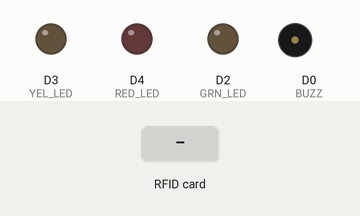
This sketch was run on a simulated ESP8266 (NodeMCU). On the bench: output pins drawn as LEDs (lit = HIGH), buzzer (waves = sounding). The inputs (shaded band) are chosen by the test bench. WiFi joins after 1.5 s; servers stay silent unless stated; no MQTT or app messages arrive unless stated; what the sketch prints to the serial monitor is not drawn.

Above: at 2.7 s.
2.8 s: RFID card 04 DC 06 E2 90 5B 84 held to the reader
At 4.6 s:
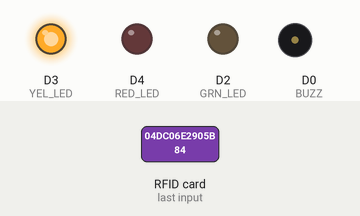
8.7 s: RFID card 04 B5 06 E2 90 5B 84 held to the reader
At 8.92 s:
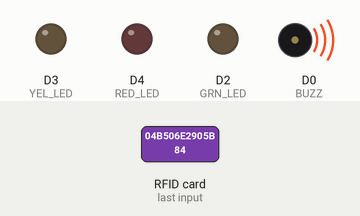
13.2 s: RFID card 04 E1 06 E2 90 5B 84 held to the reader
At 15.4 s:
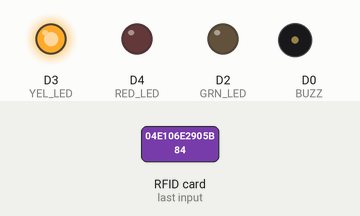
Timing chart, 0 to 18.7 s (numbered marks = the images above; inputs shaded):
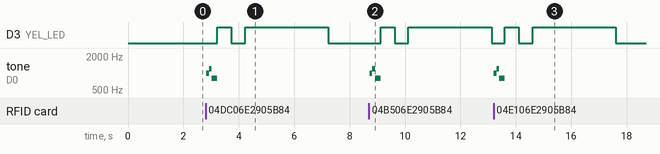

The sketch:

Poepjesscanner.ino
```cpp
const char *NAME = "PoepScanner";
const char *TOPIC = "poep"; //HB
const char *SIGNTOPIC = "SIGN/PoepScanner";

#include <SPI.h>
#include <MFRC522.h>

#define RST_PIN         5           //  d1
#define SS_PIN          15          //  d8
#define GRN_LED         4           //  d2
#define YEL_LED         0           //  d3
#define RED_LED         2           //  d4
#define BUZZ            16          //  d0

int num = 0;

MFRC522 mfrc522(SS_PIN, RST_PIN);   // Create MFRC522 instance.

MFRC522::MIFARE_Key key;

String correct[] = { "04 DC 06 E2 90 5B 84",
                     "04 B5 06 E2 90 5B 84",
                     "04 E1 06 E2 90 5B 84",
                     "04 E5 07 E2 90 5B 84",
                     "04 D2 06 E2 90 5B 84",
                     "04 C7 04 E2 90 5B 84",
                     "04 CB 05 E2 90 5B 84",
                     "04 D7 06 E2 90 5B 84",
                     "04 C2 04 E2 90 5B 84",
                     "04 BD 04 E2 90 5B 84",
                     "04 B9 05 E2 90 5B 84",
                     "04 EA 07 E2 90 5B 84"
                   };

bool tSolved[4], kSolved[3], hSolved[5];
String readID = "";
unsigned long curr, start;
int count = 0;

void setupESP() {
  SPI.begin();        // Init SPI bus
  mfrc522.PCD_Init(); // Init MFRC522 card

  for (byte i = 0; i < 6; i++) {
    key.keyByte[i] = 0xFF;
  }

  dump_byte_array(key.keyByte, MFRC522::MF_KEY_SIZE);

  //init buzzer
  pinMode(BUZZ, OUTPUT);
  noTone(BUZZ);


  //init leds
  pinMode(RED_LED, OUTPUT);
  pinMode(YEL_LED, OUTPUT);
  pinMode(GRN_LED, OUTPUT);
  digitalWrite(RED_LED, LOW);
  digitalWrite(YEL_LED, LOW);
  digitalWrite(GRN_LED, LOW);

  //Set all bools to false
  for (int x = 0; x < 5; x++) {
    hSolved[x] = false;
  }

  for (int i = 0; i < 4; ++i) {
    tSolved[i] = false;

  }
  for (int j = 0; j < 3; j++) {
    kSolved[j] = false;
  }
}

void loopESP() {
  curr = millis();
  if (mfrc522.PICC_IsNewCardPresent() && mfrc522.PICC_ReadCardSerial()) {
    Serial.print("UID tag :");
    String readID = "";
    String currID = "";
    byte letter;
    for (byte i = 0; i < mfrc522.uid.size; i++)
    {
      Serial.print(mfrc522.uid.uidByte[i] < 0x10 ? " 0" : " ");
      Serial.print(mfrc522.uid.uidByte[i], HEX);
      currID.concat(String(mfrc522.uid.uidByte[i] < 0x10 ? " 0" : " "));
      currID.concat(String(mfrc522.uid.uidByte[i], HEX));
    }

    Serial.println();
    Serial.print("Message : ");
    currID.toUpperCase();

    if (currID.substring(1) != readID.substring(1))
    {
      readID = currID;

      for (int x = 0; x < 12; ++x) {
        if (readID.substring(1) == correct[x]) {
          if (x < 4) {
            num = 1;                      //  groen
          } else if (x >= 4 && x < 8) {
            num = 2;                      //  geel
          } else if (x >= 8) {
            num = 0;                      //  rood
          }
          // num = round(random(0, 2));
          blink_led(num);
          count++;
          //Send data to broker
          if (count == 12) {
            count = 0;
          }
          sendMsg(count);
        }
      }
    }
    //  Master Key
    if (readID.substring(1) == "C9 CE 7F 00")
    {
      digitalWrite(GRN_LED, HIGH);
      digitalWrite(YEL_LED, HIGH);
      digitalWrite(RED_LED, HIGH);
      tone(BUZZ, 800);
      delay(500);
      digitalWrite(GRN_LED, LOW);
      digitalWrite(YEL_LED, LOW);
      digitalWrite(RED_LED, LOW);
      noTone(BUZZ);
      delay(500);
      tone(BUZZ, 300);
      digitalWrite(GRN_LED, HIGH);
      digitalWrite(YEL_LED, HIGH);
      digitalWrite(RED_LED, HIGH);
      delay(1000);
      digitalWrite(GRN_LED, LOW);
      digitalWrite(YEL_LED, LOW);
      digitalWrite(RED_LED, LOW);
      noTone(BUZZ);
      count = 0;
      delay(1000);

    }
  }
}

void callbackESP(char* topic, byte * payload) {

}


void blink_led(int _c) {

  tone(BUZZ, 1000);
  delay(100);
  tone(BUZZ, 1200);
  delay(100);
  tone(BUZZ, 800);
  delay(200);
  noTone(BUZZ);

  if (_c == 0) {

    digitalWrite (GRN_LED, HIGH);
    delay(500);
    digitalWrite (GRN_LED, LOW);
    delay(500);
    digitalWrite (GRN_LED, HIGH);
    delay(3000);
    digitalWrite (GRN_LED, LOW);
  }

  if (_c == 1)
  {

    digitalWrite (YEL_LED, HIGH);
    delay(500);
    digitalWrite (YEL_LED, LOW);
    delay(500);
    digitalWrite (YEL_LED, HIGH);
    delay(3000);
    digitalWrite (YEL_LED, LOW);

  }
  if (_c == 2)
  {

    digitalWrite (RED_LED, HIGH);
    delay(500);
    digitalWrite (RED_LED, LOW);
    delay(500);
    digitalWrite (RED_LED, HIGH);
    delay(3000);
    digitalWrite (RED_LED, LOW);
  }


}

void dump_byte_array(byte *buffer, byte bufferSize) {
  for (byte i = 0; i < bufferSize; i++) {
    Serial.print(buffer[i] < 0x10 ? " 0" : " ");
    Serial.print(buffer[i], HEX);
  }
}
```

VrijstaatBasis.ino
```cpp
#include <ESP8266WiFi.h>
#include <PubSubClient.h>
#include <ArduinoOTA.h>

const char *ssid =  "Vrijstaat";     // change according to your Network - cannot be longer than 32 characters!
const char *pass =  "vrijstaat"; // change according to your Network
const char *mqtt_server = "192.168.178.40";

const char *SIGNTOP = "SIGN";
long lastMsg = 0;
char msg[50];

WiFiClient espClient;
PubSubClient client(espClient);

void setup() {
  setupESP();

  Serial.begin(115200);    // Initialize serial communications
  Serial.println(NAME);

  WiFi.begin(ssid, pass);
  ArduinoOTA.setHostname(NAME);
  client.setServer(mqtt_server, 1883);
  client.setCallback(callback);

  while ((WiFi.status() != WL_CONNECTED)) {
    delay(500);
    Serial.print(".");
  }
  Serial.println(F("WiFi connected"));
  ArduinoOTA.onStart([]() {
    String type;
    if (ArduinoOTA.getCommand() == U_FLASH) {
      type = "sketch";
    } else { // U_SPIFFS
      type = "filesystem";
    }

    // NOTE: if updating SPIFFS this would be the place to unmount SPIFFS using SPIFFS.end()
    Serial.println("Start updating " + type);
  });
  ArduinoOTA.onEnd([]() {
    Serial.println("\nEnd");
  });
  ArduinoOTA.onProgress([](unsigned int progress, unsigned int total) {
    Serial.printf("Progress: %u%%\r", (progress / (total / 100)));
  });
  ArduinoOTA.onError([](ota_error_t error) {
    Serial.printf("Error[%u]: ", error);
    if (error == OTA_AUTH_ERROR) {
      Serial.println("Auth Failed");
    } else if (error == OTA_BEGIN_ERROR) {
      Serial.println("Begin Failed");
    } else if (error == OTA_CONNECT_ERROR) {
      Serial.println("Connect Failed");
    } else if (error == OTA_RECEIVE_ERROR) {
      Serial.println("Receive Failed");
    } else if (error == OTA_END_ERROR) {
      Serial.println("End Failed");
    }
  });
  ArduinoOTA.begin();
  Serial.print("IP address: ");
  Serial.println(WiFi.localIP());
}

void loop() {
  ArduinoOTA.handle();
  if (!client.connected()) {
    reconnect();
  }

  client.loop();
  loopESP();
}

void sendMsg(int ms) {
  snprintf (msg, 75, "#%ld", ms);
  Serial.print("Publish message: ");
  Serial.println(msg);
  client.publish(TOPIC, msg);
}

void sendStr(const char *ms) {
  Serial.print("Publish message: ");
  Serial.println(ms);
  client.publish(TOPIC, ms);
}

void Sign(const char *ms) {
  Serial.println(ms);
  client.publish(SIGNTOPIC, ms);
}

void reconnect() {
  // Loop until we're reconnected
  while (!client.connected()) {
    Serial.print("Attempting MQTT connection...");
    // Attempt to connect
    if (client.connect(NAME)) {
      Serial.println("connected");
      // Once connected, publish an announcement...
      Sign("0");
      // ... and resubscribe
      client.subscribe(TOPIC);
      client.subscribe(SIGNTOPIC);
      client.subscribe(SIGNTOP);
    } else {
      Serial.print("failed, rc=");
      Serial.print(client.state());
      Serial.println(" try again in 5 seconds");
      // Wait 5 seconds before retrying
      delay(5000);
    }
  }
}

void callback(char* topic, byte * payload, unsigned int length) {
  Serial.print(topic);
  Serial.print("] ");
  Serial.println((char*)payload);
  if (strcmp(topic, "SIGN") == 0) {
    if ((char)payload[0] == '1') {
      ESP.restart();
    }
    if ((char)payload[0] == '0') {
      Sign("0");
    }
  }
  else
  {
    callbackESP(topic, payload);
  }
}
```

Measured:
- after the input at 2.8 s, D3 (YEL_LED): LOW → HIGH after 0.42 s, → LOW 0.50 s later, → HIGH 0.50 s later, → LOW 3.0 s later; tone on D0 (BUZZ): silent → 1000 Hz at once, → 1200 Hz 0.10 s later, → 800 Hz 0.10 s later, → silent 0.20 s later
- after the input at 8.7 s, D3 (YEL_LED): LOW → HIGH after 0.42 s, → LOW 0.50 s later, → HIGH 0.50 s later, → LOW 3.0 s later; tone on D0 (BUZZ): silent → 1000 Hz at once, → 1200 Hz 0.10 s later, → 800 Hz 0.10 s later, → silent 0.20 s later
- after the input at 13.2 s, D3 (YEL_LED): LOW → HIGH after 0.40 s, → LOW 0.50 s later, → HIGH 0.50 s later, → LOW 3.0 s later; tone on D0 (BUZZ): silent → 1000 Hz at once, → 1200 Hz 0.10 s later, → 800 Hz 0.10 s later, → silent 0.20 s later
